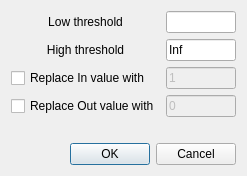
<?xml version="1.0" encoding="UTF-8"?>
<ui version="4.0">
 <class>DialogThresholdFilter</class>
 <widget class="QDialog" name="DialogThresholdFilter">
  <property name="geometry">
   <rect>
    <x>0</x>
    <y>0</y>
    <width>310</width>
    <height>203</height>
   </rect>
  </property>
  <property name="windowTitle">
   <string>Dialog</string>
  </property>
  <layout class="QVBoxLayout" name="verticalLayout">
   <property name="sizeConstraint">
    <enum>QLayout::SetFixedSize</enum>
   </property>
   <item>
    <layout class="QGridLayout" name="gridLayout">
     <item row="0" column="0">
      <widget class="QLabel" name="label">
       <property name="text">
        <string>Low threshold</string>
       </property>
       <property name="alignment">
        <set>Qt::AlignCenter</set>
       </property>
      </widget>
     </item>
     <item row="0" column="1">
      <widget class="QLineEdit" name="lineEditThresholdLow">
       <property name="maximumSize">
        <size>
         <width>70</width>
         <height>16777215</height>
        </size>
       </property>
      </widget>
     </item>
     <item row="1" column="0">
      <widget class="QLabel" name="label_2">
       <property name="text">
        <string>High threshold</string>
       </property>
       <property name="alignment">
        <set>Qt::AlignCenter</set>
       </property>
      </widget>
     </item>
     <item row="1" column="1">
      <widget class="QLineEdit" name="lineEditThresholdHigh">
       <property name="maximumSize">
        <size>
         <width>70</width>
         <height>16777215</height>
        </size>
       </property>
       <property name="text">
        <string>Inf</string>
       </property>
      </widget>
     </item>
     <item row="2" column="0">
      <widget class="QCheckBox" name="checkBoxReplaceIn">
       <property name="text">
        <string>Replace In value with</string>
       </property>
      </widget>
     </item>
     <item row="2" column="1">
      <widget class="QLineEdit" name="lineEditInValue">
       <property name="enabled">
        <bool>false</bool>
       </property>
       <property name="maximumSize">
        <size>
         <width>70</width>
         <height>16777215</height>
        </size>
       </property>
       <property name="text">
        <string>1</string>
       </property>
      </widget>
     </item>
     <item row="3" column="0">
      <widget class="QCheckBox" name="checkBoxReplaceOut">
       <property name="text">
        <string>Replace Out value with</string>
       </property>
      </widget>
     </item>
     <item row="3" column="1">
      <widget class="QLineEdit" name="lineEditOutValue">
       <property name="enabled">
        <bool>false</bool>
       </property>
       <property name="maximumSize">
        <size>
         <width>70</width>
         <height>16777215</height>
        </size>
       </property>
       <property name="text">
        <string>0</string>
       </property>
      </widget>
     </item>
     <item row="4" column="1">
      <spacer name="verticalSpacer">
       <property name="orientation">
        <enum>Qt::Vertical</enum>
       </property>
       <property name="sizeType">
        <enum>QSizePolicy::Fixed</enum>
       </property>
       <property name="sizeHint" stdset="0">
        <size>
         <width>20</width>
         <height>20</height>
        </size>
       </property>
      </spacer>
     </item>
    </layout>
   </item>
   <item>
    <widget class="QDialogButtonBox" name="buttonBox">
     <property name="orientation">
      <enum>Qt::Horizontal</enum>
     </property>
     <property name="standardButtons">
      <set>QDialogButtonBox::Cancel|QDialogButtonBox::Ok</set>
     </property>
    </widget>
   </item>
  </layout>
 </widget>
 <resources/>
 <connections>
  <connection>
   <sender>buttonBox</sender>
   <signal>accepted()</signal>
   <receiver>DialogThresholdFilter</receiver>
   <slot>accept()</slot>
   <hints>
    <hint type="sourcelabel">
     <x>248</x>
     <y>254</y>
    </hint>
    <hint type="destinationlabel">
     <x>157</x>
     <y>274</y>
    </hint>
   </hints>
  </connection>
  <connection>
   <sender>buttonBox</sender>
   <signal>rejected()</signal>
   <receiver>DialogThresholdFilter</receiver>
   <slot>reject()</slot>
   <hints>
    <hint type="sourcelabel">
     <x>316</x>
     <y>260</y>
    </hint>
    <hint type="destinationlabel">
     <x>286</x>
     <y>274</y>
    </hint>
   </hints>
  </connection>
  <connection>
   <sender>checkBoxReplaceIn</sender>
   <signal>toggled(bool)</signal>
   <receiver>lineEditInValue</receiver>
   <slot>setEnabled(bool)</slot>
   <hints>
    <hint type="sourcelabel">
     <x>96</x>
     <y>143</y>
    </hint>
    <hint type="destinationlabel">
     <x>222</x>
     <y>144</y>
    </hint>
   </hints>
  </connection>
  <connection>
   <sender>checkBoxReplaceOut</sender>
   <signal>toggled(bool)</signal>
   <receiver>lineEditOutValue</receiver>
   <slot>setEnabled(bool)</slot>
   <hints>
    <hint type="sourcelabel">
     <x>99</x>
     <y>181</y>
    </hint>
    <hint type="destinationlabel">
     <x>189</x>
     <y>179</y>
    </hint>
   </hints>
  </connection>
 </connections>
</ui>
